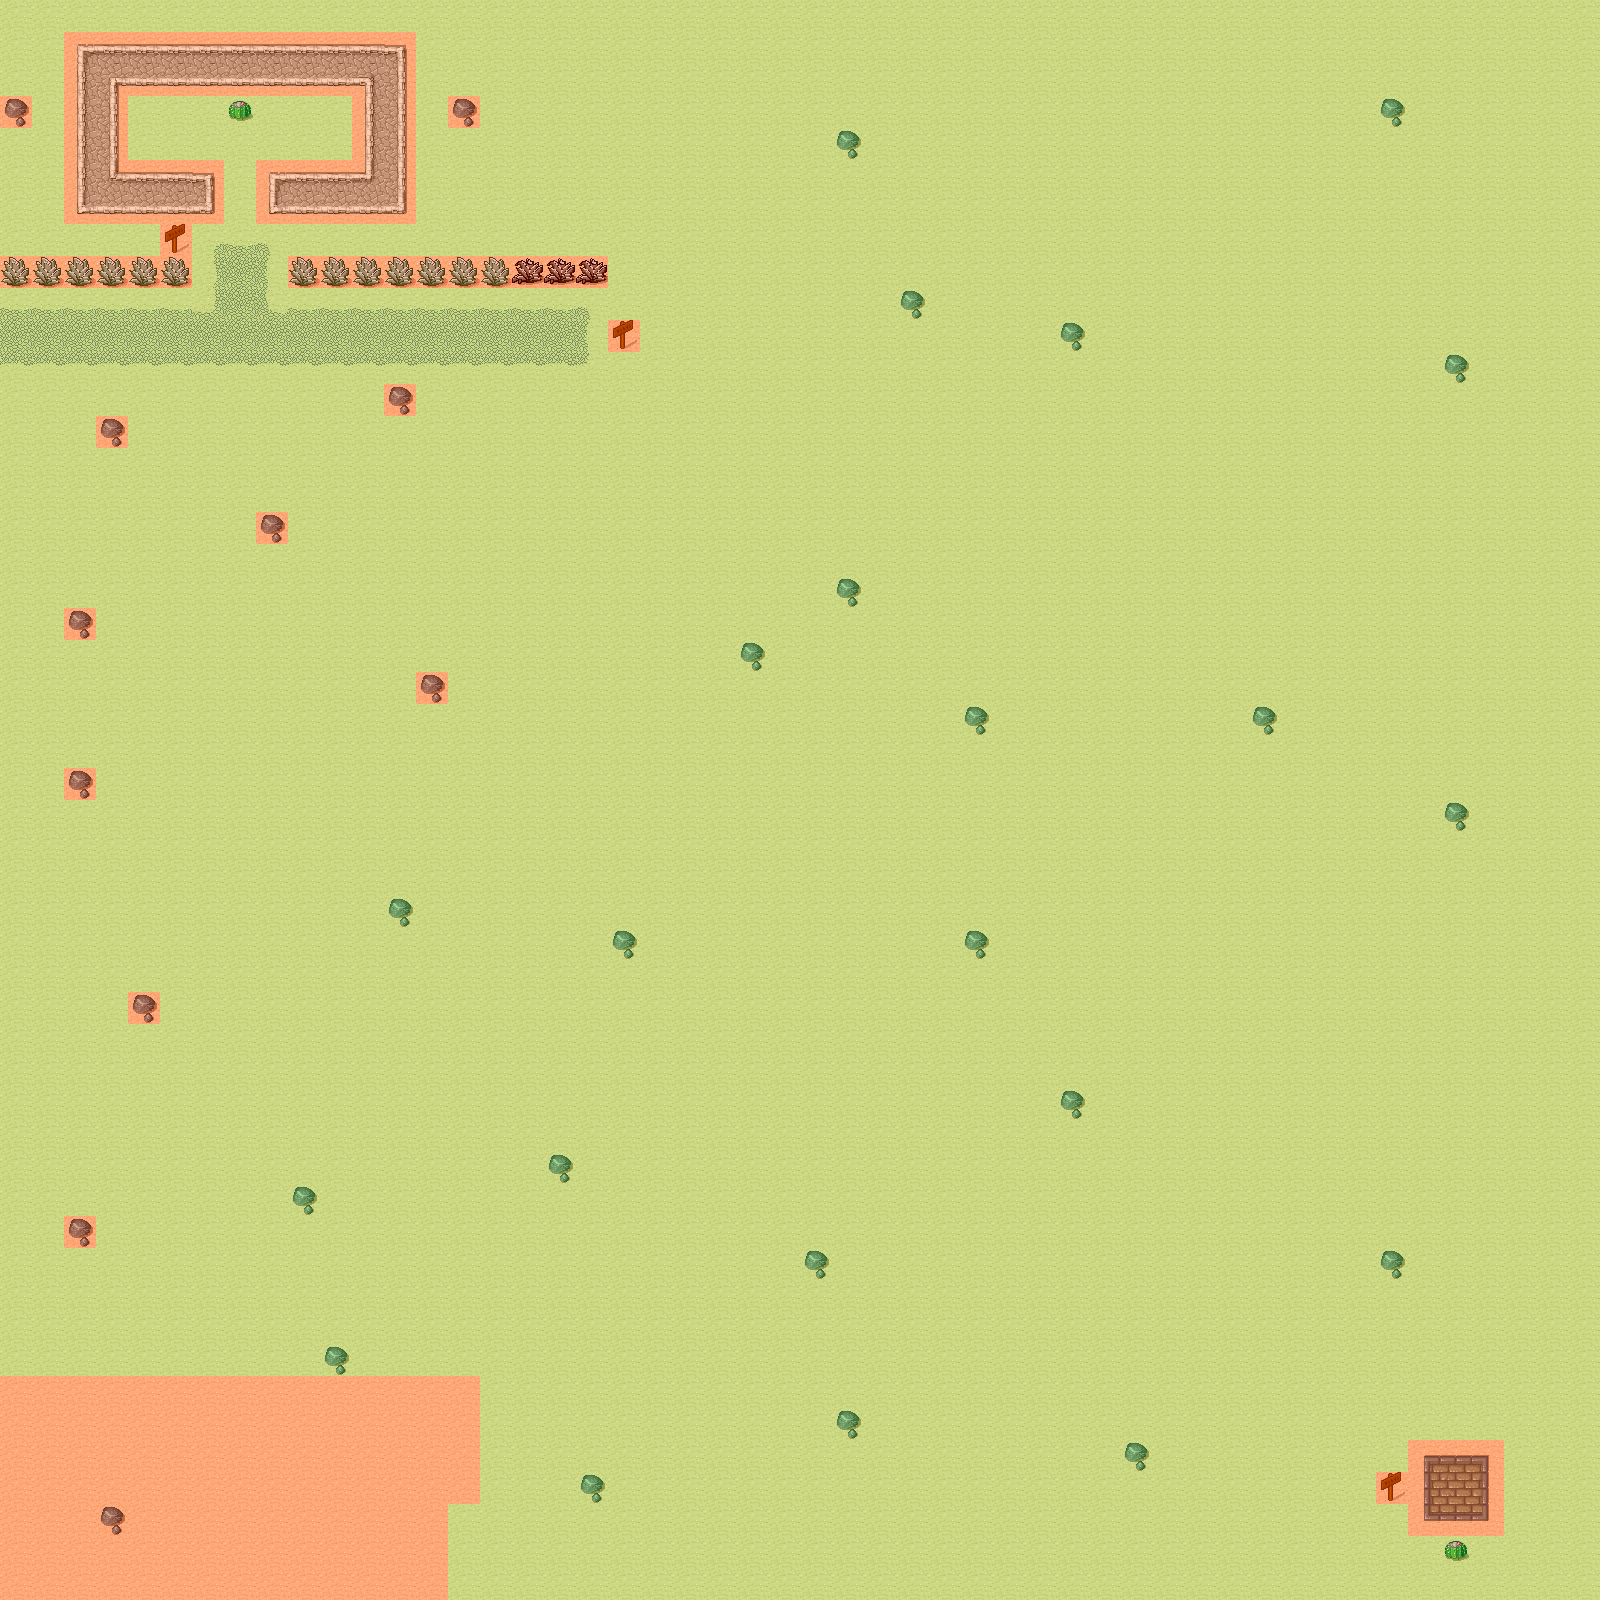

A level layout from a 2D game, rendered from its tile map. Below: a short description, then the map file with tile-grid data replaced by summaries:
An orthogonal 50x50 tile map with 32x32 px tiles, 3 tile layers (Background, Foreground, meta), 2 tilesets and 6 objects (4x enemy, player, npc).

<map version="1.2" tiledversion="1.2.0" orientation="orthogonal" renderorder="right-down" width="50" height="50" tilewidth="32" tileheight="32" infinite="0" nextlayerid="6" nextobjectid="9">
 <tileset firstgid="1" name="tmw_desert_spacing" tilewidth="32" tileheight="32" spacing="1" margin="1" tilecount="48" columns="8">
  <image source="tmw_desert_spacing.png" width="265" height="199" />
 </tileset>
 <tileset firstgid="49" name="meta_tiles" tilewidth="32" tileheight="32" spacing="1" margin="1" tilecount="2" columns="2">
  <image source="meta_tiles.png" width="67" height="34" />
  <tile id="0">
   <properties>
    <property name="Collidable" value="True" />
   </properties>
  </tile>
  <tile id="1">
   <properties>
    <property name="Collectable" value="True" />
   </properties>
  </tile>
 </tileset>
 <layer id="1" name="Background" width="50" height="50" locked="1">
  <data>[2500 cells, 2500 non-empty, 36 distinct tile ids]</data>
 </layer>
 <objectgroup id="2" name="obj">
  <object id="1" name="player" x="47.6667" y="335.333" />
  <object id="4" name="enemy" x="327.333" y="104" width="19.3333" height="19.3333">
   <properties>
    <property name="direction" value="1" />
   </properties>
  </object>
  <object id="5" name="enemy" x="294" y="296" width="19.3333" height="19.3333">
   <properties>
    <property name="direction" value="4" />
   </properties>
  </object>
  <object id="6" name="enemy" x="581.333" y="328.667" width="19.3333" height="19.3333">
   <properties>
    <property name="direction" value="1" />
   </properties>
  </object>
  <object id="7" name="enemy" x="131" y="104.333" width="19.3333" height="19.3333">
   <properties>
    <property name="direction" value="3" />
   </properties>
  </object>
  <object id="8" name="npc" x="132.667" y="423.333" width="22" height="18" />
 </objectgroup>
 <layer id="3" name="Foreground" width="50" height="50" locked="1">
  <data>[2500 cells, 2 non-empty, 1 distinct tile ids]</data>
 </layer>
 <layer id="4" name="meta" width="50" height="50" locked="1">
  <data>[2500 cells, 2500 non-empty, 2 distinct tile ids]</data>
 </layer>
</map>
